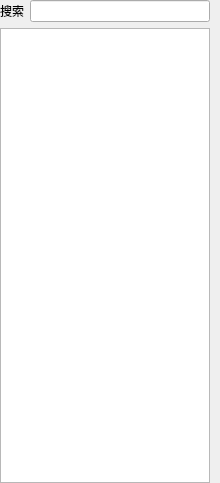
<?xml version="1.0" encoding="UTF-8"?>
<ui version="4.0">
 <class>UiBucketsListWidget</class>
 <widget class="QWidget" name="UiBucketsListWidget">
  <property name="geometry">
   <rect>
    <x>0</x>
    <y>0</y>
    <width>220</width>
    <height>483</height>
   </rect>
  </property>
  <property name="minimumSize">
   <size>
    <width>220</width>
    <height>0</height>
   </size>
  </property>
  <property name="windowTitle">
   <string>Form</string>
  </property>
  <layout class="QVBoxLayout" name="verticalLayout">
   <property name="leftMargin">
    <number>0</number>
   </property>
   <property name="topMargin">
    <number>0</number>
   </property>
   <property name="rightMargin">
    <number>10</number>
   </property>
   <property name="bottomMargin">
    <number>0</number>
   </property>
   <item>
    <layout class="QHBoxLayout" name="horizontalLayout">
     <item>
      <widget class="QLabel" name="label">
       <property name="text">
        <string>搜索</string>
       </property>
      </widget>
     </item>
     <item>
      <widget class="UiComboLine" name="lineEdit"/>
     </item>
    </layout>
   </item>
   <item>
    <widget class="QListView" name="listView">
     <property name="editTriggers">
      <set>QAbstractItemView::EditTrigger::NoEditTriggers</set>
     </property>
    </widget>
   </item>
  </layout>
 </widget>
 <customwidgets>
  <customwidget>
   <class>UiComboLine</class>
   <extends>QLineEdit</extends>
   <header>fend/uicom/UiComboLine.h</header>
  </customwidget>
 </customwidgets>
 <resources/>
 <connections/>
</ui>
